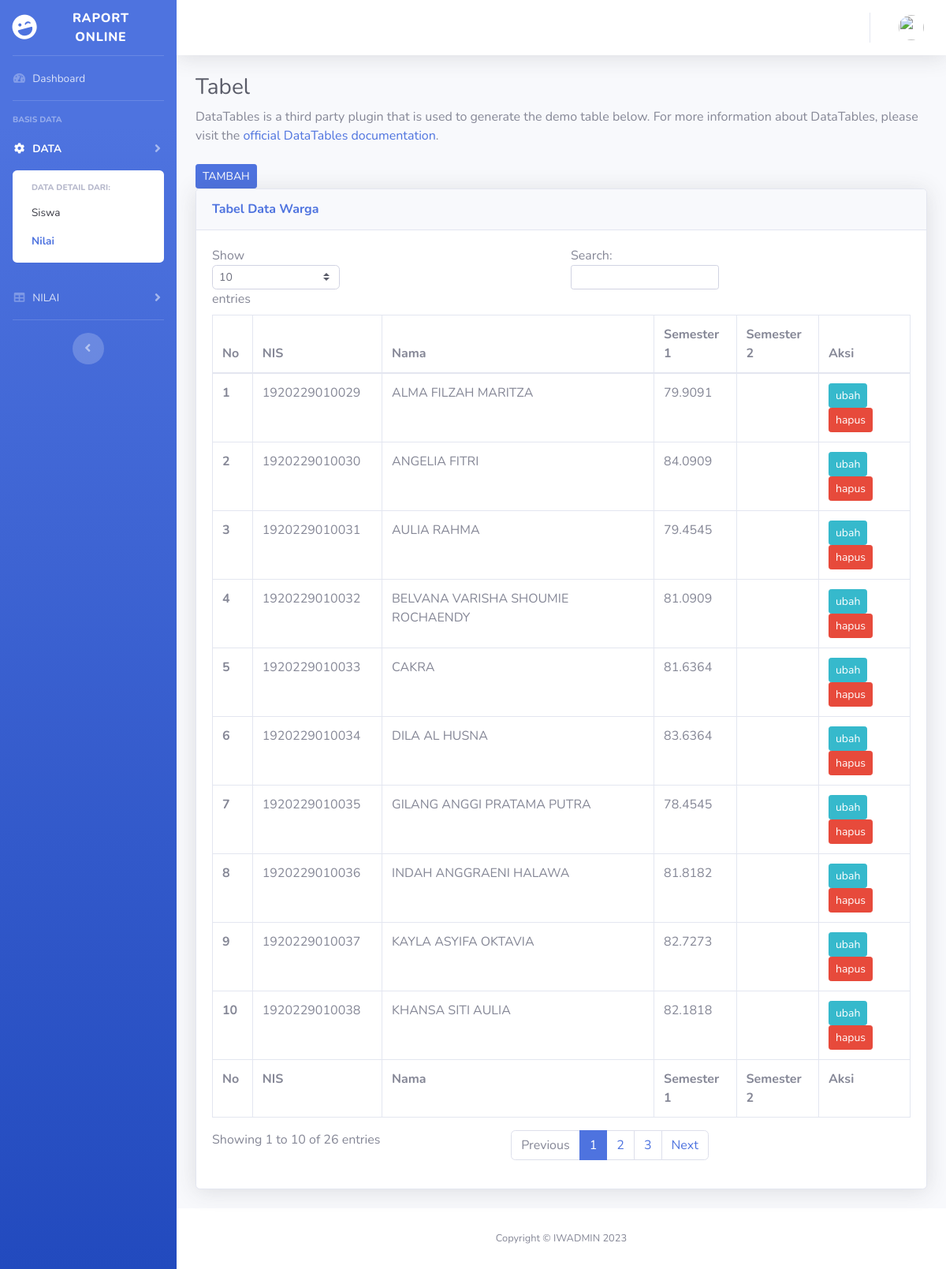
Screenshot of /tabelnilai.php with the database file from the repository.
### tables this page shows
CREATE TABLE `siswa` (
  `nis` varchar(15) NOT NULL,
  `nama` varchar(55) NOT NULL,
  `umur` int(2) DEFAULT NULL,
  `gender` varchar(10) DEFAULT NULL,
  `agama` set('Islam','Protestan','Katolik','Hindu','Buddha','Konghuchu') DEFAULT NULL,
  `kelas` varchar(10) DEFAULT NULL
);

### tabelnilai.php (the view, shortened to what this page needs)
<!DOCTYPE html>
<html lang="en">
<head>
    <link href="sbadmin/vendor/fontawesome-free/css/all.min.css" rel="stylesheet" type="text/css">
    <link href="sbadmin/css/sb-admin-2.min.css" rel="stylesheet">
    <?php
        include "koneksi_db.php";
    ?>
</head>
<body id="page-top">
    <div id="wrapper">
        <ul class="navbar-nav bg-gradient-primary sidebar sidebar-dark accordion" id="accordionSidebar">
            <a class="sidebar-brand d-flex align-items-center justify-content-center" href="Dashboard.php">
                <div class="sidebar-brand-icon rotate-n-15">
                    <i class="fas fa-laugh-wink"></i>
                </div>
                <div class="sidebar-brand-text mx-3">Raport Online <sup></sup></div>
            </a>
            <hr class="sidebar-divider my-0">
            <li class="nav-item">
                <a class="nav-link" href="Dashboard.php">
                    <i class="fas fa-fw fa-tachometer-alt"></i>
                    <span>Dashboard</span></a>
            </li>
            <hr class="sidebar-divider">
            <div class="sidebar-heading">
                BASIS DATA
            </div>
            <li class="nav-item active">
                <a class="nav-link collapsed" href="#" data-toggle="collapse" data-target="#collapseTwo"
                    aria-expanded="true" aria-controls="collapseTwo">
                    <i class="fas fa-fw fa-cog"></i>
                    <span>DATA</span>
                </a>
                <div id="collapseTwo" class="collapse show" aria-labelledby="headingTwo" data-parent="#accordionSidebar">
                    <div class="bg-white py-2 collapse-inner rounded">
                        <h6 class="collapse-header">Data detail dari:</h6>
                        <a class="collapse-item" href="tabelsiswa.php">Siswa</a>
                        <a class="collapse-item active" href="tabelnilai.php">Nilai</a>
                    </div>
                </div>
            </li>
            <li class="nav-item">
                <a class="nav-link collapsed" href="#" data-toggle="collapse" data-target="#collapseUtilities"
                    aria-expanded="true" aria-controls="collapseUtilities">
                    <i class="fas fa-fw fa-table"></i>
                    <span>NILAI</span>
                </a>
            </li>
            <hr class="sidebar-divider d-none d-md-block">
            <div class="text-center d-none d-md-inline">
                <button class="rounded-circle border-0" id="sidebarToggle"></button>
            </div>
        </ul>
        <div id="content-wrapper" class="d-flex flex-column">
            <div id="content">
                <nav class="navbar navbar-expand navbar-light bg-white topbar mb-4 static-top shadow">
                    <ul class="navbar-nav ml-auto">
                        <li class="nav-item dropdown no-arrow">
                            <a class="nav-link dropdown-toggle" href="#" id="userDropdown" role="button"
                                data-toggle="dropdown" aria-haspopup="true" aria-expanded="false">
                                <img class="img-profile rounded-circle"
                                    src="img/noname.png">
                            </a>
                        </li>
                    </ul>
                </nav>
                <div class="container-fluid">
                    <h1 class="h3 mb-2 text-gray-800">Tabel</h1>
                    <p class="mb-4">DataTables is a third party plugin that is used to generate the demo table below.
                        For more information about DataTables, please visit the <a target="_blank"
                            href="https://datatables.net">official DataTables documentation</a>.</p>
                    <a href="input.php"><input type="submit" name="TAMBAH" value="TAMBAH" class="btn btn-primary btn-sm"></a>
                    <div class="card shadow mb-4">
                        <div class="card-header py-3">
                            <h6 class="m-0 font-weight-bold text-primary">Tabel Data Warga</h6>
                        </div>
                        <div class="card-body">
                            <div class="table-responsive">
                                <table class="table table-bordered" id="dataTable" width="100%" cellspacing="0">
                                    <thead>
                                        <tr>
                                            <th>No</th>
                                            <th>NIS</th>
                                            <th>Nama</th>
                                            <th>Semester 1</th>
                                            <th>Semester 2</th>
                                            <th>Aksi</th>
                                        </tr>
                                    </thead>
                                    <tfoot>
                                        <tr>
                                            <th>No</th>
                                            <th>NIS</th>
                                            <th>Nama</th>
                                            <th>Semester 1</th>
                                            <th>Semester 2</th>
                                            <th>Aksi</th>
                                        </tr>
                                    </tfoot>
                                    <tbody>
                                    <?php
                                        $no = 1;
                                        $queri = "SELECT * FROM siswa ORDER BY nama";
                                        $hasil = mysqli_query($koneksi, $queri);
                                        while ($data = mysqli_fetch_array($hasil)) {
                                    ?>
                                        <tr><th> <?php echo $no; ?> </th>
                                            <td> <?php echo $data['nis']; ?></td>
                                            <td> <?php echo $data['nama']; ?></td>
                                            <td> <?php
                                                    $hum = "SELECT (pai + bind + ppkn + ipas + mtk + pjok + rupa + musk + tari + tetr + bing) / 11 AS rata FROM smt1 WHERE nis = $data[nis]";
                                                    $haj = $koneksi->query($hum);
                                                    while($row = mysqli_fetch_array($haj)) {
                                                        echo $row['rata'];
                                                    }
                                                ?></td>
                                            <td> </td>
                                            <td> <?php echo "<a href='edit.php?nis=$data[nis]'>"?><input type="submit" name="ubah" value="ubah" class="btn btn-info btn-sm"></a> <?php echo "<a href='?nis=$data[nis]'>"?><input type="submit" name="hapus" value="hapus" class="btn btn-danger btn-sm"></a></td>
                                        </tr>
                                    <?php
                                        $no++;
                                        }
                                    ?>
                                    </tbody>
                                </table>
                            </div>
                        </div>
                    </div>
                </div>
            </div>
            <footer class="sticky-footer bg-white">
                <div class="container my-auto">
                    <div class="copyright text-center my-auto">
                        <span>Copyright &copy; IWADMIN 2023</span>
                    </div>
                </div>
            </footer>
        </div>
    </div>
</body>
</html>

### rows the page displays
siswa: nis "1920229010029", nama "ALMA FILZAH MARITZA", rata "79.9091"
siswa: nis "1920229010030", nama "ANGELIA FITRI", rata "84.0909"
siswa: nis "1920229010031", nama "AULIA RAHMA", rata "79.4545"
siswa: nis "1920229010032", nama "BELVANA VARISHA SHOUMIE ROCHAENDY", rata "81.0909"
siswa: nis "1920229010033", nama "CAKRA", rata "81.6364"
siswa: nis "1920229010034", nama "DILA AL HUSNA", rata "83.6364"
siswa: nis "1920229010035", nama "GILANG ANGGI PRATAMA PUTRA", rata "78.4545"
siswa: nis "1920229010036", nama "INDAH ANGGRAENI HALAWA", rata "81.8182"
siswa: nis "1920229010037", nama "KAYLA ASYIFA OKTAVIA", rata "82.7273"
siswa: nis "1920229010038", nama "KHANSA SITI AULIA", rata "82.1818"
